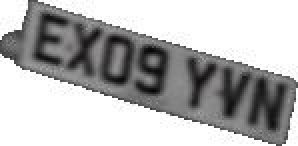
%> input picture Cyfrowe Przetwarzanie Sygnałów/Lab12/tab_dop.jpg, 149 x 73 px (shown 2 times larger)
$ octave reg_AT_MI.m   (GNU Octave 9; MATLAB toolbox functions it lacks are replaced by stand-ins)
%> lines starting %> are read from the running program, lines starting %| are printed output that depends on the picture
close all; clear all;
% obraz wynikowy otrzymany z apomoca skryptu auto_tabdet.m;
% --- lub rêcznie wyciêta ramka:
I2 = imread('tab_dop.jpg');
%> I2 is the input picture: size 73x149x3 uint8; mean R, G, B 181.5, 181.3, 181.4
figure; imshow(I2,[]); title('I2 - wyciêta ramka')


%% 5b dopasowanie obrazów
I1 = imread('tab_wz.jpg');
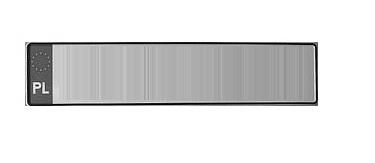
%> input picture Cyfrowe Przetwarzanie Sygnałów/Lab12/tab_wz.jpg, 375 x 163 px
%> I1 is the input picture: size 163x375 uint8; min 0, max 255, mean 224.7


% ---- ewentualne przejœcie do skali szaroœci
I1 =  double(im2gray(I1));
%> I1: size 163x375 double
I2 =  double(im2gray(I2));
%> I2: size 73x149 double
I2 = imresize(I2,[size(I1,1) size(I1,2)]); % skalowanie (czasem wymagane
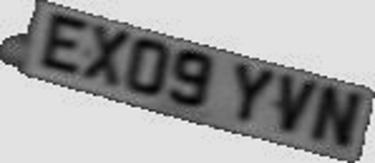
%> I2: size 163x375 double; min 3.77, max 286.6, mean 181.4; drawn with min black and max white
% z racji sposobu dzia³ania funkcji jointhist)
figure; imshow(I1,[]); title('I1 - wzorcowy')
%> (the run ends here)
